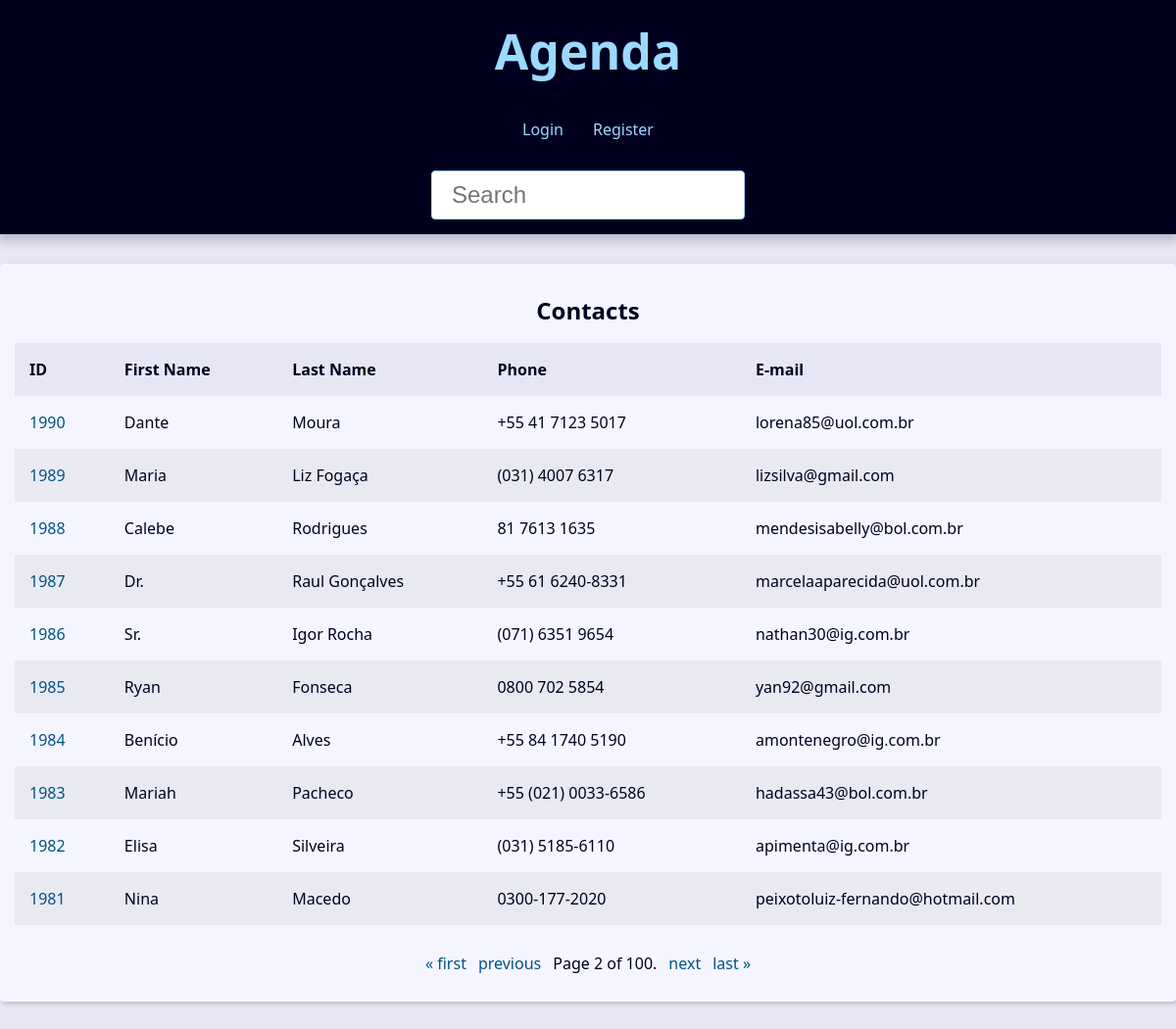
The page /?page=2&q= on the database its author committed.
### contact/models.py (models this page shows, shortened)
class Contact(models.Model):
    first_name = models.CharField(max_length=50)
    last_name = models.CharField(max_length=50, blank=True)
    phone = models.CharField(max_length=50)
    email = models.EmailField(max_length=254, blank=True)
    created_date = models.DateTimeField(default=timezone.now)
    description = models.TextField(blank=True)
    show = models.BooleanField(default=True)
    picture = models.ImageField(blank=True, upload_to='pictures/%Y/%m/')
    category = models.ForeignKey(
        Category,
        on_delete=models.SET_NULL,
        blank=True, null=True
    )
    owner = models.ForeignKey(
        User,
        on_delete=models.SET_NULL,
        blank=True, null=True
    )

### contact/views/contact_views.py (the view)
# urls.py: path('', views.index, name='index'),
def index(request):
    contacts = Contact.objects \
        .filter(show=True)\
        .order_by('-id')
    paginator = Paginator(contacts, 10)
    page_number = request.GET.get("page")
    page_obj = paginator.get_page(page_number)
    context = {
        'page_obj': page_obj,
        'site_title': 'Contatos - '
    }
    return render(
        request,
        'contact/index.html',
        context
    )

### contact/templates/contact/index.html
{% extends 'global/base.html' %}
{% block content %}
  {% if page_obj %}
    <div class="responsive-table">
      <table class="contacts-table">
        <caption class="table-caption ">
          Contacts
        </caption>
        <thead>
          <tr class="table-row table-row-header">
            <th class="table-header">ID</th>
            <th class="table-header">First Name</th>
            <th class="table-header">Last Name</th>
            <th class="table-header">Phone</th>
            <th class="table-header">E-mail</th>
          </tr>
        </thead>
        <tbody>
          {% for contact in page_obj %}
            <tr class="table-row">
              <td class="table-cel">
                <a
                  class="table-link"
                  href="{% url 'contact:contact' contact.id %}"
                >
                  {{ contact.id }}
                </a>
              </td>
              <td class="table-cel">
                {{ contact.first_name }}
              </td>
              <td class="table-cel">
                {{ contact.last_name }}
              </td>
              <td class="table-cel">
                {{ contact.phone }}
              </td>
              <td class="table-cel">
                {{ contact.email }}
              </td>
            </tr>
          {% endfor %}
        </tbody>
      </table>
    </div>
  {% else %}
    <div class="single-contact">
      <h1 class="single-contact-name">
        Nenhum contato encontrado.
      </h1>
    </div>
  {% endif %}
{% endblock content %}

### base_static/global/css/style.css (style rules this page uses)
:root { --spacing: 1.5rem; --link-dark-color: rgb(0, 83, 134); --link-light-color: rgb(156, 217, 255); --clr-white: rgb(245, 245, 255); --clr-black: rgb(0, 0, 30); --clr-light-gray: rgb(230, 230, 245); --clr-dark-shadow-5: rgba(0, 0, 10, 5%); --clr-dark-shadow-10: rgba(0, 0, 10, 10%); --clr-dark-shadow-20: rgba(0, 0, 10, 20%); --clr-light-shadow-5: rgba(200, 200, 255, 5%); --clr-light-shadow-10: rgba(200, 200, 255, 10%); --clr-light-shadow-20: rgba(200, 200, 255, 20%); --main-page-width: 120rem; --table-min-width: 60rem; --biggest-font-size: 5rem; --bigger-font-size: 4rem; --big-font-size: 3.2rem; --medium-font-size: 2.4rem; --small-font-size: 1.6rem; --smaller-font-size: 1.4rem; --smallest-font-size: 1.2rem; --transition-fast: 300ms; --transition-medium: 600ms; --transition-slow: 1s; --default-border-radius: 4px; }
*, *::before, *::after { margin: 0; padding: 0; box-sizing: border-box; }
html { font-size: 62.5%; }
body { font-family: system-ui, -apple-system, BlinkMacSystemFont, 'Segoe UI', Roboto, Oxygen, Ubuntu, Cantarell, 'Open Sans', 'Helvetica Neue', sans-serif; line-height: 1.5; font-size: var(--small-font-size); color: var(--clr-black); -webkit-font-smoothing: antialiased; background: var(--clr-light-gray); }
.responsive-table { width: 100%; overflow-x: auto; }
.contacts-table { width: 100%; min-width: var(--table-min-width); border-collapse: collapse; }
.table-caption { font-size: var(--medium-font-size); font-weight: bold; padding: var(--spacing); }
.table-row { text-align: left; text-overflow: ellipsis; transition: background-color var(--transition-fast) ease-in-out; }
.table-row:nth-of-type(2n) { background: var(--clr-dark-shadow-5); }
.table-row-header { background: var(--clr-light-gray); color: var(--clr-black); }
.table-cel, .table-header { padding: var(--spacing); }
.table-link { color: var(--link-dark-color); transition: color var(--transition-fast) ease-in-out; text-decoration: none; }

### rows shown on the page
Contact: id "1990", first_name "Dante", last_name "Moura", phone "+55 41 7123 5017", email "lorena85@uol.com.br"
Contact: id "1989", first_name "Maria", last_name "Liz Fogaça", phone "(031) 4007 6317", email "lizsilva@gmail.com"
Contact: id "1988", first_name "Calebe", last_name "Rodrigues", phone "81 7613 1635", email "mendesisabelly@bol.com.br"
Contact: id "1987", first_name "Dr.", last_name "Raul Gonçalves", phone "+55 61 6240-8331", email "marcelaaparecida@uol.com.br"
Contact: id "1986", first_name "Sr.", last_name "Igor Rocha", phone "(071) 6351 9654", email "nathan30@ig.com.br"
Contact: id "1985", first_name "Ryan", last_name "Fonseca", phone "0800 702 5854", email "yan92@gmail.com"
Contact: id "1984", first_name "Benício", last_name "Alves", phone "+55 84 1740 5190", email "amontenegro@ig.com.br"
Contact: id "1983", first_name "Mariah", last_name "Pacheco", phone "+55 (021) 0033-6586", email "hadassa43@bol.com.br"
Contact: id "1982", first_name "Elisa", last_name "Silveira", phone "(031) 5185-6110", email "apimenta@ig.com.br"
Contact: id "1981", first_name "Nina", last_name "Macedo", phone "0300-177-2020", email "peixotoluiz-fernando@hotmail.com"

### other values the page prints
{{ page_obj.number }} "2"
{{ page_obj.paginator.num_pages }} "100"
